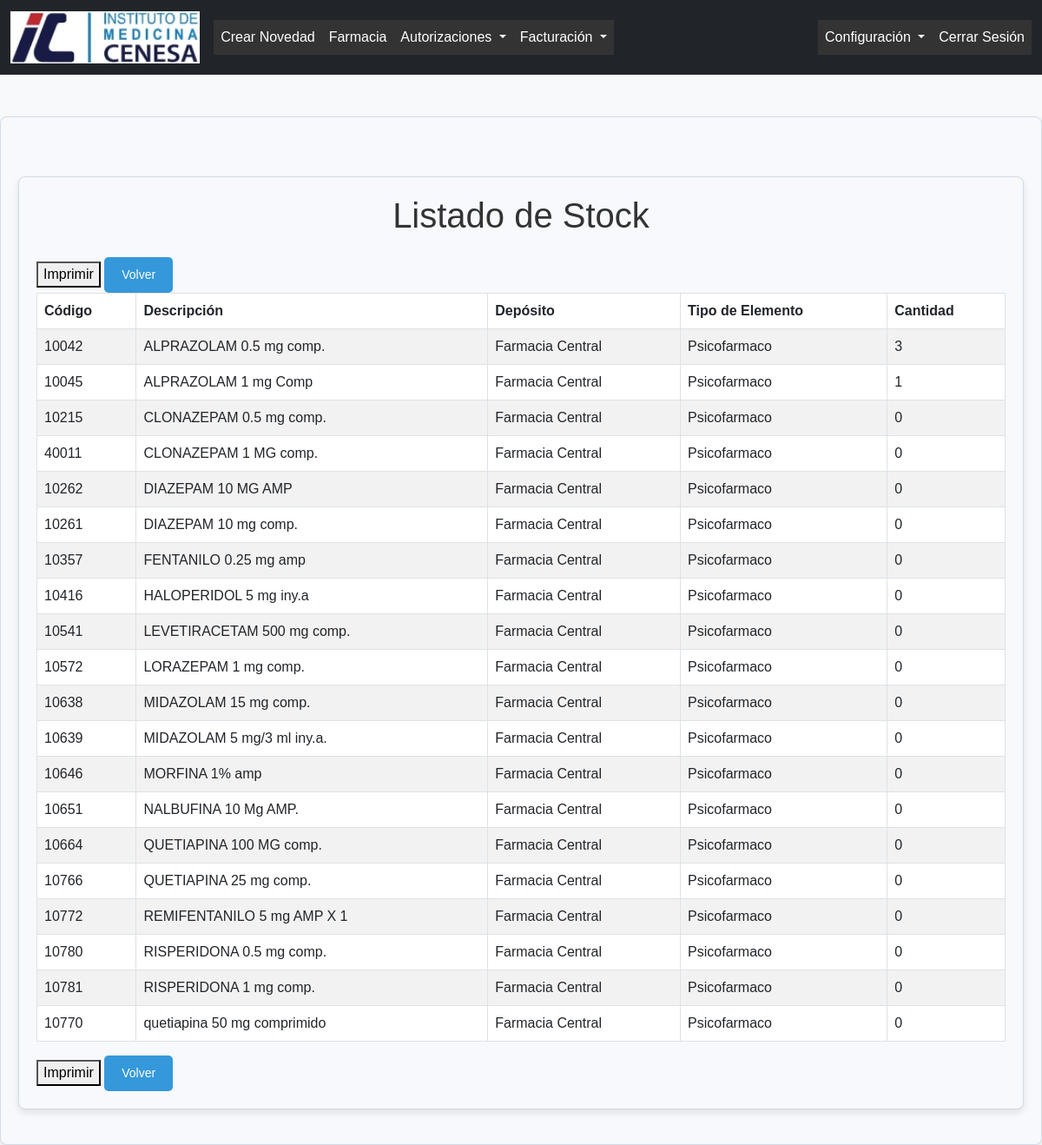
Screenshot of /imprimir-stock/ (signed in) with the database file from the repository.
### formularios/models.py (models this page shows, shortened)
class Stock(models.Model):
    codigo = models.CharField(max_length=100, unique=True)
    descripcion = models.CharField(max_length=255)
    deposito = models.CharField(max_length=255)
    tipo_elemento = models.CharField(max_length=255)
    cantidad = models.DecimalField(max_digits=10, decimal_places=0)
    stock_minimo = models.IntegerField(default=0)

### formularios/views.py (the view, shortened to what this page needs)
# urls.py: path('imprimir-stock/', views.imprimir_stock, name='imprimir_stock'),
@login_required
@tipo_usuario_requerido('admin', 'Farmacia')
def imprimir_stock(request):
    filtro_codigo = request.GET.get('codigo', '')
    filtro_descripcion = request.GET.get('descripcion', '')
    filtro_deposito = request.GET.get('deposito', '')
    filtro_tipo = request.GET.get('tipo', '')
    stock_items = Stock.objects.all()
    if filtro_codigo:
        stock_items = stock_items.filter(codigo__icontains=filtro_codigo)
    if filtro_descripcion:
        stock_items = stock_items.filter(descripcion__icontains=filtro_descripcion)
    if filtro_deposito:
        stock_items = stock_items.filter(deposito__icontains=filtro_deposito)
    if filtro_tipo:
        stock_items = stock_items.filter(tipo_elemento__icontains=filtro_tipo)
    return render(request, 'farmacia/imprimir_stock.html', {
        'stock_items': stock_items,  # Pasar los elementos filtrados para imprimir
        'filtro_codigo': filtro_codigo,
        'filtro_descripcion': filtro_descripcion,
        'filtro_deposito': filtro_deposito,
        'filtro_tipo': filtro_tipo
    })

### formularios/context_processors.py (called while the page is built)
def agregar_tipo_usuario(request):
    if request.user.is_authenticated:
        perfil = PerfilUsuario.objects.filter(usuario=request.user).first()
        return {'tipo_usuario': perfil.tipo_usuario.nombre if perfil else None}
    return {}

### formularios/views.py (called while the page is built)
def tipo_usuario_requerido(*tipos_usuarios):
    def decorator(func):
        @wraps(func)
        def wrap(request, *args, **kwargs):
            perfil = PerfilUsuario.objects.filter(usuario=request.user).first()
            if perfil and perfil.tipo_usuario.nombre in tipos_usuarios:
                return func(request, *args, **kwargs)
            else:
                messages.error(request, "No tienes permiso para acceder a esta página.")
                return redirect('home')
        return wrap
    return decorator

### formularios/templates/farmacia/imprimir_stock.html
{% extends 'base.html' %}
{% block content %}
<div class="container mt-5">
    <h1 class="mb-4 text-center">Listado de Stock</h1>
{% load static %}
    <div class="btn-container">
        <button class="btn-print" onclick="window.print()">Imprimir</button>
        <a href="{% url 'listar_stock' %}" class="btn btn-secondary">Volver</a>
    </div>
    <div class="table-responsive">
        <table class="table table-bordered table-striped table-hover">
            <thead class="thead-dark">
                <tr>
                    <th scope="col">Código</th>
                    <th scope="col">Descripción</th>
                    <th scope="col">Depósito</th>
                    <th scope="col">Tipo de Elemento</th>
                    <th scope="col">Cantidad</th>
                </tr>
            </thead>
            <tbody>
                {% for item in stock_items %}
                <tr>
                    <td>{{ item.codigo }}</td>
                    <td>{{ item.descripcion }}</td>
                    <td>{{ item.deposito }}</td>
                    <td>{{ item.tipo_elemento }}</td>
                    <td>{{ item.cantidad }}</td>
                </tr>
                {% endfor %}
            </tbody>
        </table>
    </div>
    <div class="btn-container">
        <button class="btn-print" onclick="window.print()">Imprimir</button>
        <a href="{% url 'listar_stock' %}" class="btn btn-secondary">Volver</a>
    </div>
</div>
{% endblock %}

### formularios/static/css/styles.css (style rules this page uses)
body { font-family: 'Poppins', sans-serif; background-color: #f8f9fa; color: #333; margin: 0; padding: 0; }
.container { background-color: #f7f9fc; border: 1px solid #d1dbe5; border-radius: 8px; box-shadow: 0 4px 8px rgba(0, 0, 0, 0.1); padding: 20px; margin: 20px auto; max-width: 1200px; }
.btn { background-color: #3498db; color: #fff; padding: 10px 20px; border-radius: 5px; border: none; cursor: pointer; font-size: 14px; text-align: center; text-decoration: none; display: inline-block; transition: background-color 0.3s ease; }
html, body { height: 100%; }

### rows the page displays
Stock: codigo "10042", descripcion "ALPRAZOLAM 0.5 mg comp.", deposito "Farmacia Central", tipo_elemento "Psicofarmaco", cantidad "3"
Stock: codigo "10045", descripcion "ALPRAZOLAM 1 mg Comp", deposito "Farmacia Central", tipo_elemento "Psicofarmaco", cantidad "1"
Stock: codigo "10215", descripcion "CLONAZEPAM 0.5 mg comp.", deposito "Farmacia Central", tipo_elemento "Psicofarmaco", cantidad "0"
Stock: codigo "40011", descripcion "CLONAZEPAM 1 MG comp.", deposito "Farmacia Central", tipo_elemento "Psicofarmaco", cantidad "0"
Stock: codigo "10262", descripcion "DIAZEPAM 10 MG AMP", deposito "Farmacia Central", tipo_elemento "Psicofarmaco", cantidad "0"
Stock: codigo "10261", descripcion "DIAZEPAM 10 mg comp.", deposito "Farmacia Central", tipo_elemento "Psicofarmaco", cantidad "0"
Stock: codigo "10357", descripcion "FENTANILO 0.25 mg amp", deposito "Farmacia Central", tipo_elemento "Psicofarmaco", cantidad "0"
Stock: codigo "10416", descripcion "HALOPERIDOL 5 mg iny.a", deposito "Farmacia Central", tipo_elemento "Psicofarmaco", cantidad "0"
Stock: codigo "10541", descripcion "LEVETIRACETAM 500 mg comp.", deposito "Farmacia Central", tipo_elemento "Psicofarmaco", cantidad "0"
Stock: codigo "10572", descripcion "LORAZEPAM 1 mg comp.", deposito "Farmacia Central", tipo_elemento "Psicofarmaco", cantidad "0"
Stock: codigo "10638", descripcion "MIDAZOLAM 15 mg comp.", deposito "Farmacia Central", tipo_elemento "Psicofarmaco", cantidad "0"
Stock: codigo "10639", descripcion "MIDAZOLAM 5 mg/3 ml iny.a.", deposito "Farmacia Central", tipo_elemento "Psicofarmaco", cantidad "0"
Stock: codigo "10646", descripcion "MORFINA 1% amp", deposito "Farmacia Central", tipo_elemento "Psicofarmaco", cantidad "0"
Stock: codigo "10651", descripcion "NALBUFINA 10 Mg AMP.", deposito "Farmacia Central", tipo_elemento "Psicofarmaco", cantidad "0"
Stock: codigo "10664", descripcion "QUETIAPINA 100 MG comp.", deposito "Farmacia Central", tipo_elemento "Psicofarmaco", cantidad "0"
Stock: codigo "10766", descripcion "QUETIAPINA 25 mg comp.", deposito "Farmacia Central", tipo_elemento "Psicofarmaco", cantidad "0"
Stock: codigo "10772", descripcion "REMIFENTANILO 5 mg AMP X 1", deposito "Farmacia Central", tipo_elemento "Psicofarmaco", cantidad "0"
Stock: codigo "10780", descripcion "RISPERIDONA 0.5 mg comp.", deposito "Farmacia Central", tipo_elemento "Psicofarmaco", cantidad "0"
Stock: codigo "10781", descripcion "RISPERIDONA 1 mg comp.", deposito "Farmacia Central", tipo_elemento "Psicofarmaco", cantidad "0"
Stock: codigo "10770", descripcion "quetiapina 50 mg comprimido", deposito "Farmacia Central", tipo_elemento "Psicofarmaco", cantidad "0"
